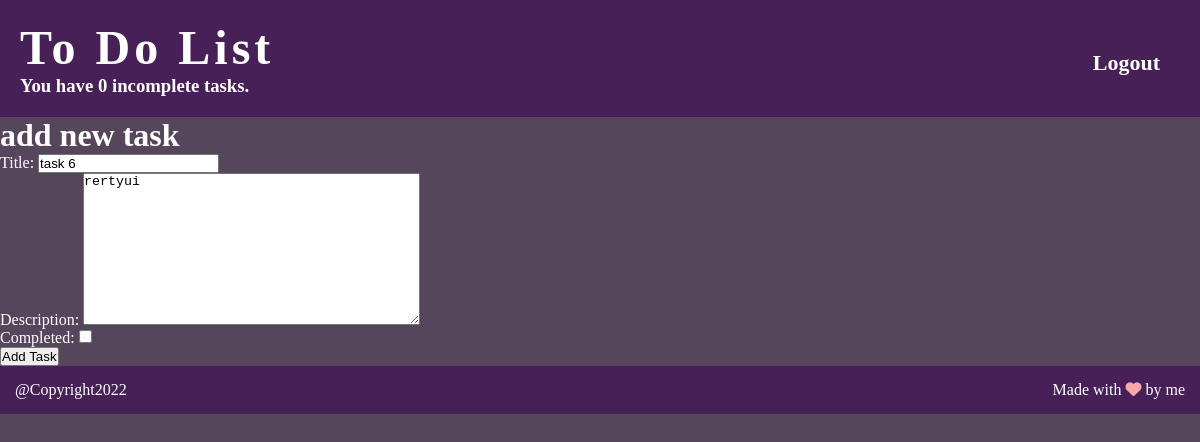
Before: /update/24 (signed in) with the older database file.
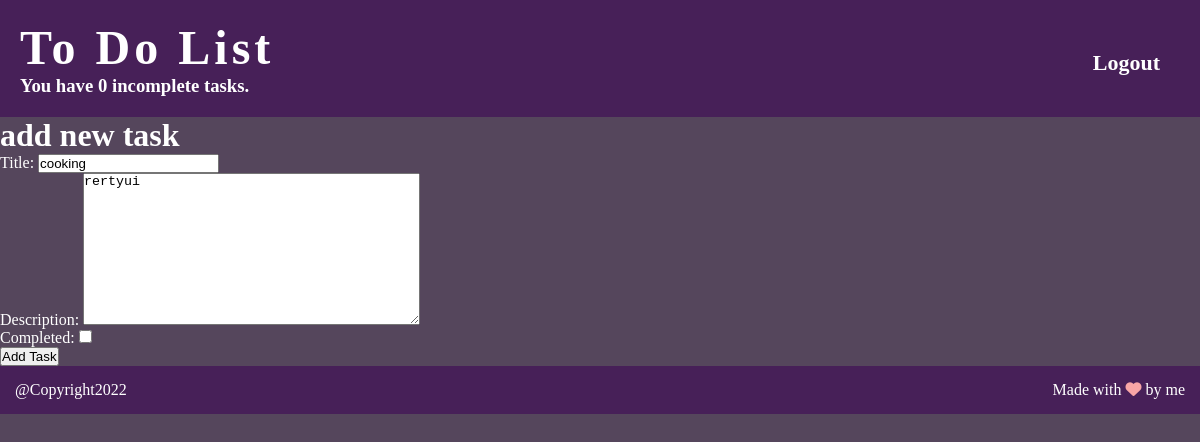
After: the same page with the newer database file.
### task/models.py (models this page shows, shortened)
class Task(models.Model):
    title = models.CharField(max_length=200)
    customer = models.ForeignKey(User,on_delete=models.CASCADE)
    description = models.TextField(max_length=500)
    completed = models.BooleanField(default=False)
    created = models.DateTimeField(auto_now_add=True)

### task/views.py (the view)
# urls.py: path('update/<int:pk>',UpdateTaskView.as_view(),name='update'),
class UpdateTaskView(LoginRequiredMixin, UpdateView):
    model = Task
    fields = ['title','description','completed']
    success_url = reverse_lazy('tasks')

### task/templates/task/task_form.html (shortened to what this page needs)
{% extends "task/base.html" %}
{% load static %}
{% block content %}
<h1>add new task</h1>
<form method="POST" action=''>
    {{form.as_p}}
    <input type='submit' value='Add Task'>
</form>
{% endblock content %}

### task/templates/task/base.html (shortened to what this page needs)
{% load static %}
<html lang="en">
<head>
    <link rel="stylesheet" href="https://cdnjs.cloudflare.com/ajax/libs/font-awesome/6.1.2/css/all.min.css" />
    <link rel="stylesheet" href="{% static 'css/main.css'%}">
</head>
<body class="body">
    <header class="header">
        <div>
            <h1>To Do List</h1>
            <h3>You have {{tasks|length}} incomplete tasks.</h3>
        </div>
        <div class="login">
            {% if request.user.is_authenticated %}
                <a href='{% url 'logout' %}'>Logout</a>
            {% else %}
                <a href='{% url 'login' %}'><i class="fa-solid fa-user-large"> Login</a>
            {% endif %}
        </div>
    </header>
        <div class='container'>
            {% block content %}{% endblock content %}
        </div>
        <footer>
        <p>@Copyright2022</p>
        <p>Made with <i class="fa-solid fa-heart"></i> by me</p>
    </footer>
    </body>
</html>

### static/css/main.css (style rules this page uses)
* { padding: 0; margin: 0; box-sizing: border-box; }
.body { background-color: rgb(85, 70, 92); color: white; }
.header { background-color:rgb(71, 32, 88); padding: 20px ; display: flex; justify-content:space-between; text-align: ; }
.header h1 { letter-spacing: 4px; font-weight: bold; font-size: 3em; }
.header .login a { text-decoration: none; color: white; position: relative; top: 30px; right: 20px; font-weight: bold; font-size: 22px; }
footer { background-color: rgb(71, 32, 88); display: flex; justify-content: space-between; }
footer p { padding: 15px; font-size: 16px; }
footer p i { color: rgb(248, 166, 166); }

Changed rows visible on the page:
changed Task "rertyui": title "task 6" → "cooking"
